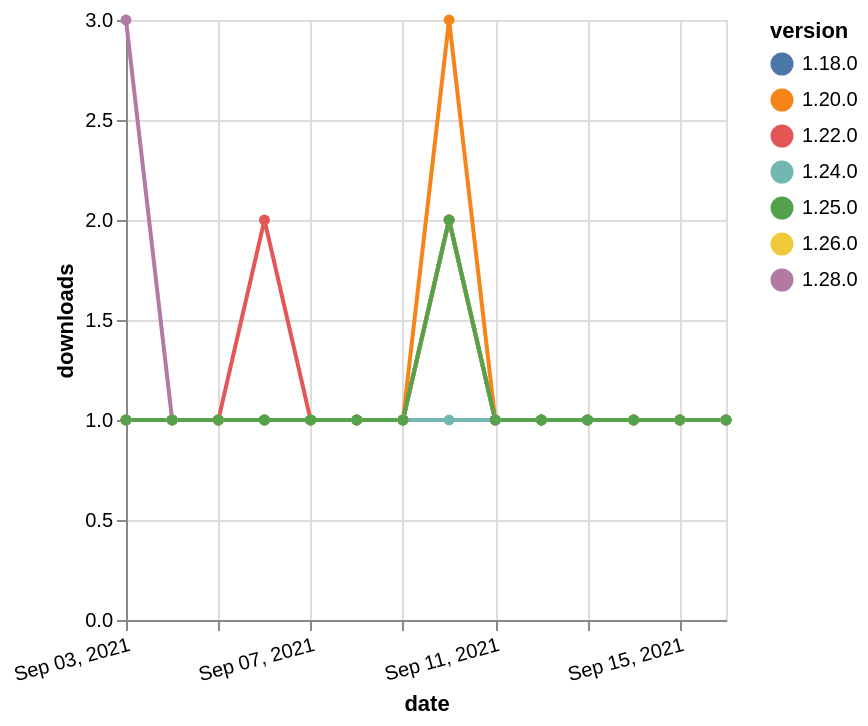

Vega-Lite specification for this chart:
### Vega-Lite specification from a JSON file in a GitHub repository (floating-point values rounded to 4 significant figures)
{"$schema": "https://vega.github.io/schema/vega-lite/v5.json", "description": "A simple bar chart with embedded data.", "data": {"values": [{"date": "2021-09-03", "total": 258, "delta": 1, "version": "1.18.0"}, {"date": "2021-09-04", "total": 259, "delta": 1, "version": "1.18.0"}, {"date": "2021-09-05", "total": 260, "delta": 1, "version": "1.18.0"}, {"date": "2021-09-06", "total": 261, "delta": 1, "version": "1.18.0"}, {"date": "2021-09-07", "total": 262, "delta": 1, "version": "1.18.0"}, {"date": "2021-09-08", "total": 263, "delta": 1, "version": "1.18.0"}, {"date": "2021-09-09", "total": 264, "delta": 1, "version": "1.18.0"}, {"date": "2021-09-10", "total": 266, "delta": 2, "version": "1.18.0"}, {"date": "2021-09-11", "total": 267, "delta": 1, "version": "1.18.0"}, {"date": "2021-09-12", "total": 268, "delta": 1, "version": "1.18.0"}, {"date": "2021-09-13", "total": 269, "delta": 1, "version": "1.18.0"}, {"date": "2021-09-14", "total": 270, "delta": 1, "version": "1.18.0"}, {"date": "2021-09-15", "total": 271, "delta": 1, "version": "1.18.0"}, {"date": "2021-09-16", "total": 272, "delta": 1, "version": "1.18.0"}, {"date": "2021-09-03", "total": 206, "delta": 1, "version": "1.22.0"}, {"date": "2021-09-04", "total": 207, "delta": 1, "version": "1.22.0"}, {"date": "2021-09-05", "total": 208, "delta": 1, "version": "1.22.0"}, {"date": "2021-09-06", "total": 210, "delta": 2, "version": "1.22.0"}, {"date": "2021-09-07", "total": 211, "delta": 1, "version": "1.22.0"}, {"date": "2021-09-08", "total": 212, "delta": 1, "version": "1.22.0"}, {"date": "2021-09-09", "total": 213, "delta": 1, "version": "1.22.0"}, {"date": "2021-09-10", "total": 215, "delta": 2, "version": "1.22.0"}, {"date": "2021-09-11", "total": 216, "delta": 1, "version": "1.22.0"}, {"date": "2021-09-12", "total": 217, "delta": 1, "version": "1.22.0"}, {"date": "2021-09-13", "total": 218, "delta": 1, "version": "1.22.0"}, {"date": "2021-09-14", "total": 219, "delta": 1, "version": "1.22.0"}, {"date": "2021-09-15", "total": 220, "delta": 1, "version": "1.22.0"}, {"date": "2021-09-16", "total": 221, "delta": 1, "version": "1.22.0"}, {"date": "2021-09-03", "total": 127, "delta": 3, "version": "1.28.0"}, {"date": "2021-09-04", "total": 128, "delta": 1, "version": "1.28.0"}, {"date": "2021-09-05", "total": 129, "delta": 1, "version": "1.28.0"}, {"date": "2021-09-06", "total": 130, "delta": 1, "version": "1.28.0"}, {"date": "2021-09-07", "total": 131, "delta": 1, "version": "1.28.0"}, {"date": "2021-09-08", "total": 132, "delta": 1, "version": "1.28.0"}, {"date": "2021-09-09", "total": 133, "delta": 1, "version": "1.28.0"}, {"date": "2021-09-10", "total": 135, "delta": 2, "version": "1.28.0"}, {"date": "2021-09-11", "total": 136, "delta": 1, "version": "1.28.0"}, {"date": "2021-09-12", "total": 137, "delta": 1, "version": "1.28.0"}, {"date": "2021-09-13", "total": 138, "delta": 1, "version": "1.28.0"}, {"date": "2021-09-14", "total": 139, "delta": 1, "version": "1.28.0"}, {"date": "2021-09-15", "total": 140, "delta": 1, "version": "1.28.0"}, {"date": "2021-09-16", "total": 141, "delta": 1, "version": "1.28.0"}, {"date": "2021-09-03", "total": 193, "delta": 1, "version": "1.26.0"}, {"date": "2021-09-04", "total": 194, "delta": 1, "version": "1.26.0"}, {"date": "2021-09-05", "total": 195, "delta": 1, "version": "1.26.0"}, {"date": "2021-09-06", "total": 196, "delta": 1, "version": "1.26.0"}, {"date": "2021-09-07", "total": 197, "delta": 1, "version": "1.26.0"}, {"date": "2021-09-08", "total": 198, "delta": 1, "version": "1.26.0"}, {"date": "2021-09-09", "total": 199, "delta": 1, "version": "1.26.0"}, {"date": "2021-09-10", "total": 201, "delta": 2, "version": "1.26.0"}, {"date": "2021-09-11", "total": 202, "delta": 1, "version": "1.26.0"}, {"date": "2021-09-12", "total": 203, "delta": 1, "version": "1.26.0"}, {"date": "2021-09-13", "total": 204, "delta": 1, "version": "1.26.0"}, {"date": "2021-09-14", "total": 205, "delta": 1, "version": "1.26.0"}, {"date": "2021-09-15", "total": 206, "delta": 1, "version": "1.26.0"}, {"date": "2021-09-16", "total": 207, "delta": 1, "version": "1.26.0"}, {"date": "2021-09-03", "total": 305, "delta": 1, "version": "1.20.0"}, {"date": "2021-09-04", "total": 306, "delta": 1, "version": "1.20.0"}, {"date": "2021-09-05", "total": 307, "delta": 1, "version": "1.20.0"}, {"date": "2021-09-06", "total": 308, "delta": 1, "version": "1.20.0"}, {"date": "2021-09-07", "total": 309, "delta": 1, "version": "1.20.0"}, {"date": "2021-09-08", "total": 310, "delta": 1, "version": "1.20.0"}, {"date": "2021-09-09", "total": 311, "delta": 1, "version": "1.20.0"}, {"date": "2021-09-10", "total": 314, "delta": 3, "version": "1.20.0"}, {"date": "2021-09-11", "total": 315, "delta": 1, "version": "1.20.0"}, {"date": "2021-09-12", "total": 316, "delta": 1, "version": "1.20.0"}, {"date": "2021-09-13", "total": 317, "delta": 1, "version": "1.20.0"}, {"date": "2021-09-14", "total": 318, "delta": 1, "version": "1.20.0"}, {"date": "2021-09-15", "total": 319, "delta": 1, "version": "1.20.0"}, {"date": "2021-09-16", "total": 320, "delta": 1, "version": "1.20.0"}, {"date": "2021-09-03", "total": 156, "delta": 1, "version": "1.24.0"}, {"date": "2021-09-04", "total": 157, "delta": 1, "version": "1.24.0"}, {"date": "2021-09-05", "total": 158, "delta": 1, "version": "1.24.0"}, {"date": "2021-09-06", "total": 159, "delta": 1, "version": "1.24.0"}, {"date": "2021-09-07", "total": 160, "delta": 1, "version": "1.24.0"}, {"date": "2021-09-08", "total": 161, "delta": 1, "version": "1.24.0"}, {"date": "2021-09-09", "total": 162, "delta": 1, "version": "1.24.0"}, {"date": "2021-09-10", "total": 163, "delta": 1, "version": "1.24.0"}, {"date": "2021-09-11", "total": 164, "delta": 1, "version": "1.24.0"}, {"date": "2021-09-12", "total": 165, "delta": 1, "version": "1.24.0"}, {"date": "2021-09-13", "total": 166, "delta": 1, "version": "1.24.0"}, {"date": "2021-09-14", "total": 167, "delta": 1, "version": "1.24.0"}, {"date": "2021-09-15", "total": 168, "delta": 1, "version": "1.24.0"}, {"date": "2021-09-16", "total": 169, "delta": 1, "version": "1.24.0"}, {"date": "2021-09-03", "total": 141, "delta": 1, "version": "1.25.0"}, {"date": "2021-09-04", "total": 142, "delta": 1, "version": "1.25.0"}, {"date": "2021-09-05", "total": 143, "delta": 1, "version": "1.25.0"}, {"date": "2021-09-06", "total": 144, "delta": 1, "version": "1.25.0"}, {"date": "2021-09-07", "total": 145, "delta": 1, "version": "1.25.0"}, {"date": "2021-09-08", "total": 146, "delta": 1, "version": "1.25.0"}, {"date": "2021-09-09", "total": 147, "delta": 1, "version": "1.25.0"}, {"date": "2021-09-10", "total": 149, "delta": 2, "version": "1.25.0"}, {"date": "2021-09-11", "total": 150, "delta": 1, "version": "1.25.0"}, {"date": "2021-09-12", "total": 151, "delta": 1, "version": "1.25.0"}, {"date": "2021-09-13", "total": 152, "delta": 1, "version": "1.25.0"}, {"date": "2021-09-14", "total": 153, "delta": 1, "version": "1.25.0"}, {"date": "2021-09-15", "total": 154, "delta": 1, "version": "1.25.0"}, {"date": "2021-09-16", "total": 155, "delta": 1, "version": "1.25.0"}]}, "width": "container", "mark": {"type": "line", "point": {"filled": true}}, "encoding": {"x": {"field": "date", "type": "temporal", "timeUnit": "yearmonthdate", "title": "date", "axis": {"labelAngle": -15}}, "y": {"field": "delta", "type": "quantitative", "title": "downloads"}, "color": {"field": "version", "type": "nominal"}, "tooltip": {"field": "delta"}}}
